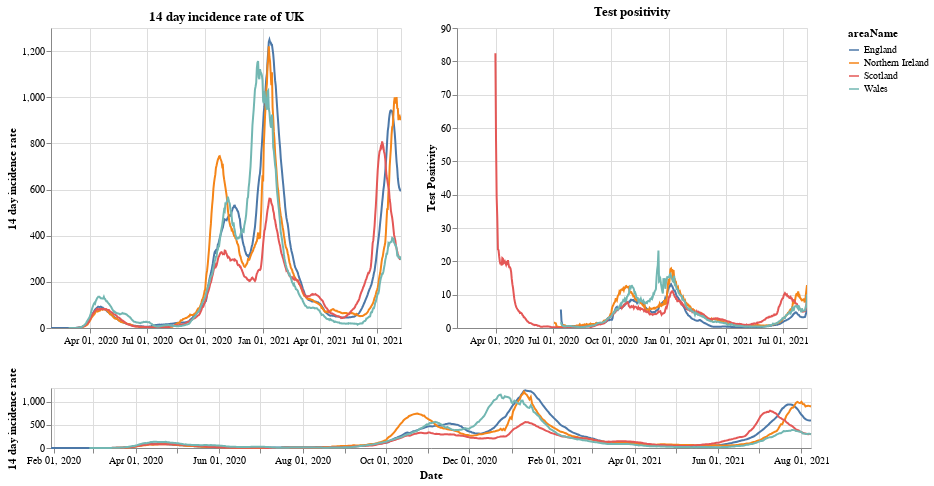

Notebook cell for this chart:
### Markdown cell above
# Plots

First a plot with each country in the UK. The top right shows the positivity rate for (which is the percentage of registered tests which were positive) while the top left is the 14 day incidence rate. The bottom chart can be used to select the timeframe (does not work on a mobile device).

### Code cell
#collapse
brush = alt.selection(type='interval', name='DateBrush',encodings=['x'],fields=['Time'])
leg_selection = alt.selection_multi(fields=['areaName'], bind='legend')

base = alt.Chart(uk_cases).mark_line().encode(
    x=alt.X("yearmonthdate(date):T", axis=alt.Axis(title='Date')),
    y=alt.Y("twoWeeklyCasesRate:Q", axis=alt.Axis(title='14 day incidence rate')),
    tooltip=['areaName', 'date','twoWeeklyCasesRate', 'testPositivity'],
    color='areaName',
    opacity=alt.condition(leg_selection, alt.value(2), alt.value(0.1))
).add_selection(leg_selection).properties(width=350)

upper = base.encode(alt.X('yearmonthdate(date):T', axis=alt.Axis(title=''),
                         scale=alt.Scale(domain=brush))
                   ).properties(title=f'14 day incidence rate of UK')
upper_right = upper.encode(alt.Y('testPositivity:Q', axis=alt.Axis(title='Test Positivity'))).properties(title='Test positivity')
lower = base.properties(height=60, width = 760).add_selection(brush)

(upper | upper_right) & lower

### Figure 1 — Vega-Lite specification as saved in the notebook (floating-point values rounded to 4 significant figures; data arrays with more than 128 entries replaced by an {"elided": "..."} marker saying what was removed)
{"config": {"view": {"continuousWidth": 400, "continuousHeight": 300}}, "vconcat": [{"hconcat": [{"mark": "line", "encoding": {"color": {"type": "nominal", "field": "areaName"}, "opacity": {"condition": {"value": 2, "selection": "selector001"}, "value": 0.1}, "tooltip": [{"type": "nominal", "field": "areaName"}, {"type": "temporal", "field": "date"}, {"type": "quantitative", "field": "twoWeeklyCasesRate"}, {"type": "quantitative", "field": "testPositivity"}], "x": {"type": "temporal", "axis": {"title": ""}, "field": "date", "scale": {"domain": {"selection": "DateBrush"}}, "timeUnit": "yearmonthdate"}, "y": {"type": "quantitative", "axis": {"title": "14 day incidence rate"}, "field": "twoWeeklyCasesRate"}}, "selection": {"selector001": {"type": "multi", "fields": ["areaName"], "bind": "legend"}}, "title": "14 day incidence rate of UK", "width": 350}, {"mark": "line", "encoding": {"color": {"type": "nominal", "field": "areaName"}, "opacity": {"condition": {"value": 2, "selection": "selector001"}, "value": 0.1}, "tooltip": [{"type": "nominal", "field": "areaName"}, {"type": "temporal", "field": "date"}, {"type": "quantitative", "field": "twoWeeklyCasesRate"}, {"type": "quantitative", "field": "testPositivity"}], "x": {"type": "temporal", "axis": {"title": ""}, "field": "date", "scale": {"domain": {"selection": "DateBrush"}}, "timeUnit": "yearmonthdate"}, "y": {"type": "quantitative", "axis": {"title": "Test Positivity"}, "field": "testPositivity"}}, "selection": {"selector001": {"type": "multi", "fields": ["areaName"], "bind": "legend"}}, "title": "Test positivity", "width": 350}]}, {"mark": "line", "encoding": {"color": {"type": "nominal", "field": "areaName"}, "opacity": {"condition": {"value": 2, "selection": "selector001"}, "value": 0.1}, "tooltip": [{"type": "nominal", "field": "areaName"}, {"type": "temporal", "field": "date"}, {"type": "quantitative", "field": "twoWeeklyCasesRate"}, {"type": "quantitative", "field": "testPositivity"}], "x": {"type": "temporal", "axis": {"title": "Date"}, "field": "date", "timeUnit": "yearmonthdate"}, "y": {"type": "quantitative", "axis": {"title": "14 day incidence rate"}, "field": "twoWeeklyCasesRate"}}, "height": 60, "selection": {"selector001": {"type": "multi", "fields": ["areaName"], "bind": "legend"}, "DateBrush": {"type": "interval", "encodings": ["x"], "fields": ["Time"]}}, "width": 760}], "data": {"name": "data-d68102372fd30ad95ba16396409a62b6"}, "$schema": "https://vega.github.io/schema/vega-lite/v4.8.1.json", "datasets": {"data-d68102372fd30ad95ba16396409a62b6": {"elided": "2136 records"}}}
